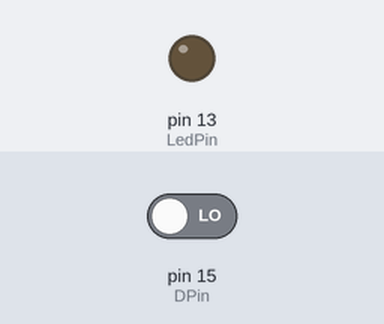
Bench run of a sketch on a simulated Arduino Uno, built with avr-gcc and run on an emulated ATmega328P. Parts: output pins drawn as LEDs (lit = HIGH). The test bench sets the inputs (shaded band); at power-on: pin 15 (DPin) LOW. What the sketch prints to the serial monitor is not drawn.

Above: at 2.8 s.
2.9 s: pin 15 (DPin) driven HIGH
At 3.2 s:
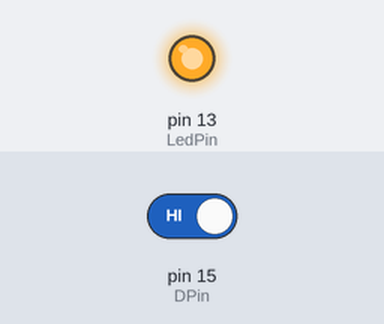
4.4 s: pin 15 (DPin) driven LOW
At 5.5 s:
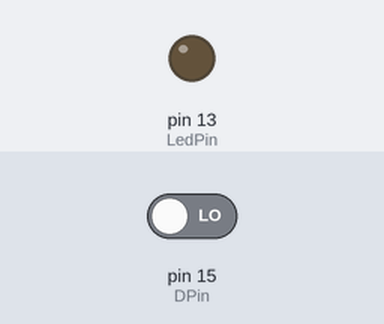
Timing chart, 0 to 7.4 s (numbered marks = the images above; inputs shaded):
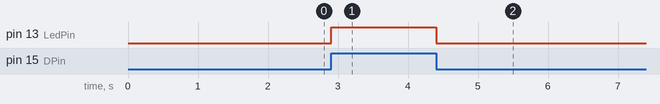

Measured:
- after the input at 2.9 s, pin 13 (LedPin): LOW → HIGH at once
- after the input at 4.4 s, pin 13 (LedPin): HIGH → LOW at once

The sketch:

mini_sound_sensor.ino
```cpp
#define DPin 15
#define LedPin 13

   int val = 0 ;
  int oldval =-1  ;
void setup()
{
pinMode(LedPin,OUTPUT);//設置數位IO腳模式，OUTPUT為Output
 pinMode(DPin,INPUT);//定義digital為輸入介面
 //pinMode(APin,INPUT);//定義為類比輸入介面


  Serial.begin(115200);//設定串列傳輸速率為115200}
}
void loop() {

   val=digitalRead(DPin);
    Serial.print(oldval);
    Serial.print("/");
    Serial.print(val);
    Serial.print("\n");

    if (val ==1)
    {
          if (val != oldval)
            {
                 digitalWrite(LedPin,HIGH)  ;
                  oldval= val ;
            }
    }
    else
    {
          if (val != oldval)
            {
               digitalWrite(LedPin,LOW)  ;
               delay(2000);
                oldval= val ;
            }
      }
}
```
